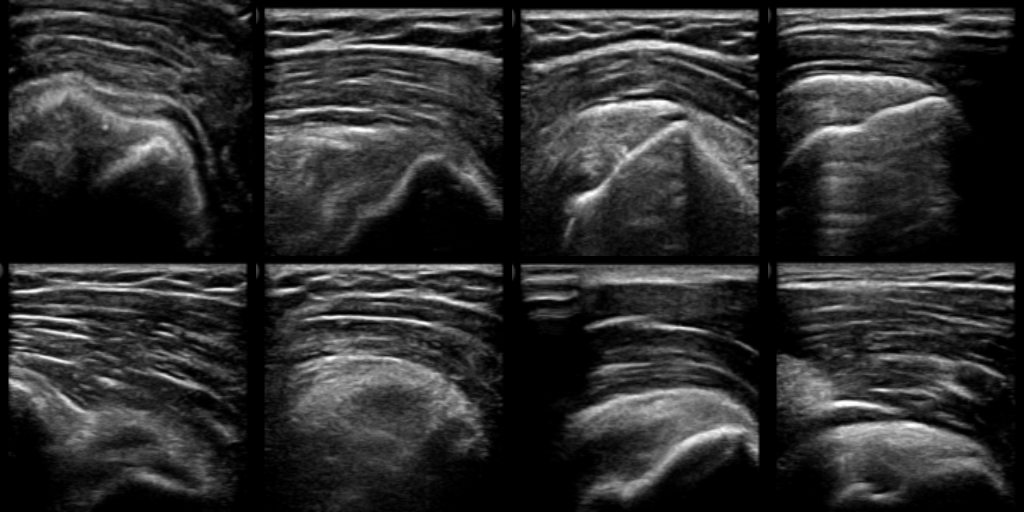
#> input picture A_montage.png, 1024 x 512 px, given as the content of the folder ../trainA, which was not available
$ python recrop_connected.py --indir .. --outdir out
#> lines starting #> are read from the running program, lines starting #| are printed output that depends on the picture; after the words box and inside, x2 and y2 are one past the last pixel; in counts of white or black regions, pixels touching at a corner belong together; pictures that were not available may be replaced by others from this repository, and a replacement may not be noted
#> in crop_resize, im is the input picture: PIL image 1024x512 L; min 0, max 255, mean 47.4
import argparse
import glob
import os
from pathlib import Path

import numpy as np
from PIL import Image
from skimage.measure import label, regionprops
from tqdm import tqdm


def largest_component_bbox(img, thr=30):
#> called with thr = 30
    mask = img > thr
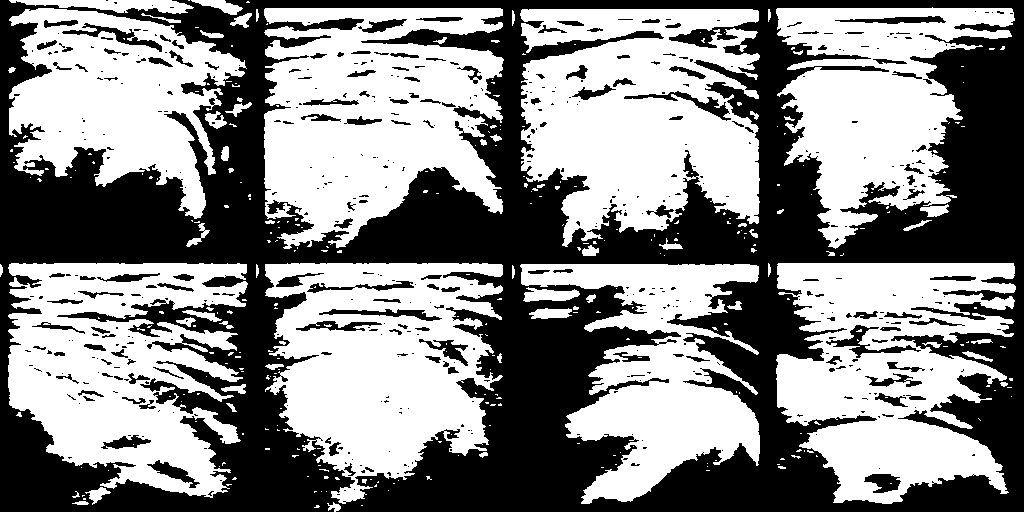
#> mask: shape (512, 1024) bool; 53.5% white; 513 black regions (368 under 20 px)
    lbl = label(mask)
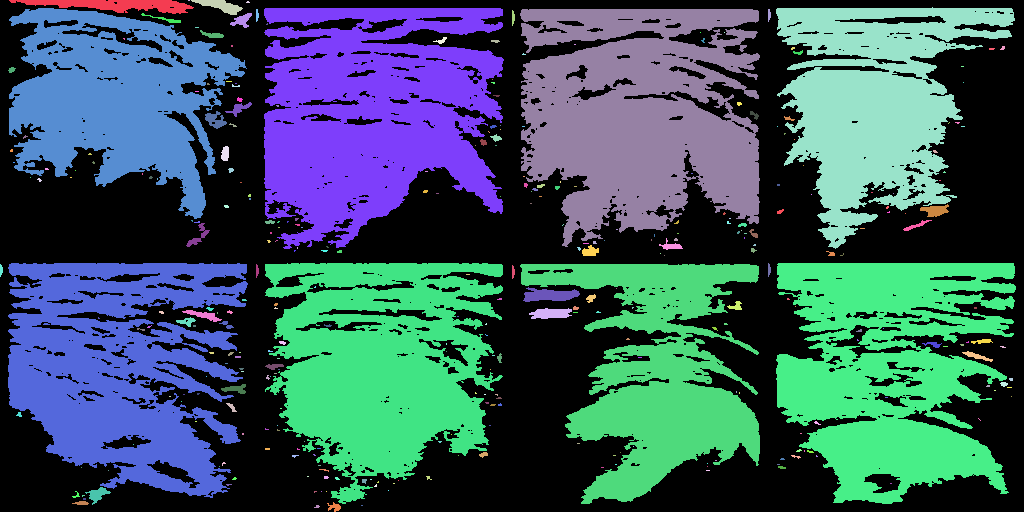
#> lbl: shape (512, 1024) int32; 330 distinct labels, from 0 to 329; one colour per label, 0 black
    props = regionprops(lbl)
#> props = 329 regions; largest, box (x1, y1, x2, y2) and area: (520, 9, 760, 247) 40565, (264, 8, 504, 249) 39847, (776, 263, 1016, 504) 36643, (265, 263, 503, 504) 36178, (8, 263, 248, 498) 35413

    if len(props) == 0:
        return None

    # pick largest region
    largest = max(props, key=lambda x: x.area)
    minr, minc, maxr, maxc = largest.bbox  # note row/col order
#> minr = 9; minc = 520; maxr = 247; maxc = 760
    return minc, minr, maxc - 1, maxr - 1  # convert to x0,y0,x1,y1


def crop_resize(in_path, out_path, thr, pad, out_size):
    im = Image.open(in_path).convert("L")
    arr = np.array(im)

    bbox = largest_component_bbox(arr, thr=thr)
#> bbox = (520, 9, 759, 246)
    if bbox is None:
        return

    x0, y0, x1, y1 = bbox
#> x0 = 520; y0 = 9; x1 = 759; y1 = 246

    # padding
    H, W = arr.shape
#> H = 512; W = 1024
    x0 = max(0, x0 - pad)
#> x0 = 515
    y0 = max(0, y0 - pad)
#> y0 = 4
    x1 = min(W - 1, x1 + pad)
#> x1 = 764
    y1 = min(H - 1, y1 + pad)
#> y1 = 251

    cropped = im.crop((x0, y0, x1 + 1, y1 + 1))
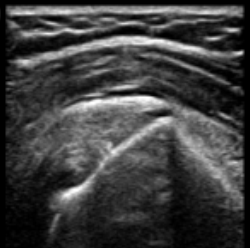
#> cropped: PIL image 250x248 L; min 0, max 255, mean 63
    resized = cropped.resize((out_size, out_size), Image.BILINEAR)

    out_path.parent.mkdir(parents=True, exist_ok=True)
    resized.save(out_path)


def process_split(indir, outdir, split, thr, pad, out_size):
    for domain in ["A", "B"]:
        src = Path(indir) / f"{split}{domain}"
        dst = Path(outdir) / f"{split}{domain}"

        paths = glob.glob(str(src / "*.png"))

        for p in tqdm(paths, desc=f"{split}{domain}"):
            out_path = dst / Path(p).name
            crop_resize(p, out_path, thr, pad, out_size)


def main():
    ap = argparse.ArgumentParser()
    ap.add_argument("--indir", required=True)
    ap.add_argument("--outdir", required=True)
    ap.add_argument("--thr", type=int, default=30)
    ap.add_argument("--pad", type=int, default=5)
    ap.add_argument("--out_size", type=int, default=256)
    args = ap.parse_args()

    for split in ["train", "test"]:
        process_split(args.indir, args.outdir, split, args.thr, args.pad, args.out_size)

    print("Done.")


if __name__ == "__main__":
    main()
